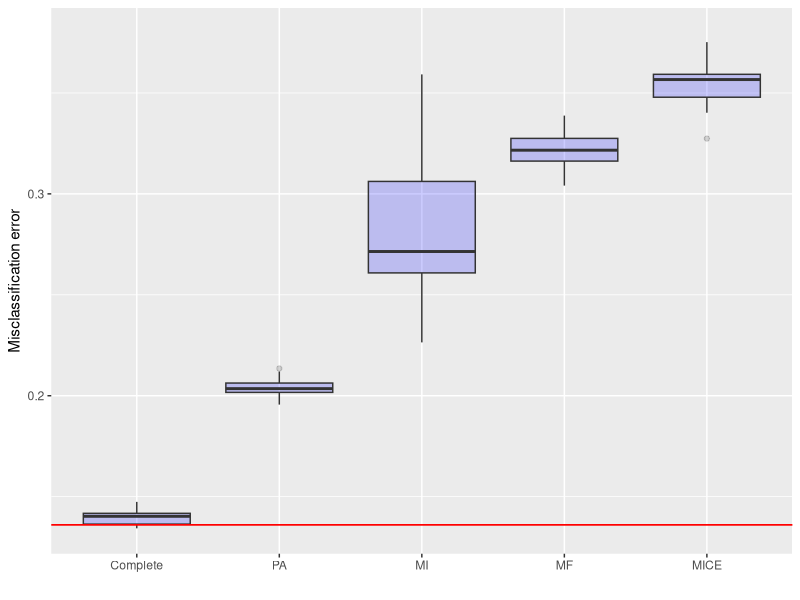
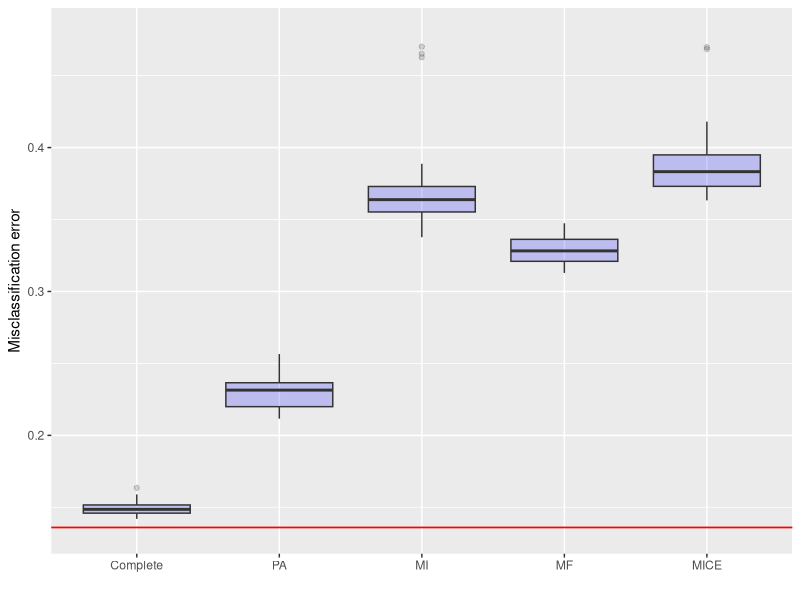

Generate these figures, in order, with R:
library(ggplot2)
library(tidyr)

### model 1, d = 10, lambda = 0
ER = data.frame('Complete' = c(0.1418, 0.1388, 0.1357, 0.1399, 0.1413, 0.1421, 0.1409, 0.1394, 0.1385,
                               0.1447, 0.1343, 0.1411, 0.1445, 0.1364, 0.1351, 0.1406, 0.1361, 0.1474,
                               0.1417, 0.1363),
                'PA' = c(0.1991, 0.2047, 0.2015, 0.212 , 0.2031, 0.2079, 0.2074, 0.2053, 0.2065,
                         0.2135, 0.2001, 0.1956, 0.202 , 0.2034, 0.1992, 0.2062, 0.2017, 0.2059,
                         0.2036, 0.2032),
                'MI' = c(0.2511, 0.2625, 0.2611, 0.3391, 0.2464, 0.2816, 0.3592, 0.2635, 0.2845,
                         0.2601, 0.3051, 0.2264, 0.273 , 0.258 , 0.2699, 0.289 , 0.3424, 0.3094,
                         0.2693, 0.3138),
                'MF' = c(0.3133, 0.3161, 0.3145, 0.3041, 0.3163, 0.3357, 0.3275, 0.3295, 0.3353,
                         0.3388, 0.3238, 0.3275, 0.3195, 0.3211, 0.3216, 0.3217, 0.3256, 0.324 ,
                         0.314 , 0.3188),
                'MICE' = c(0.3274, 0.3582, 0.3577, 0.3439, 0.3456, 0.3402, 0.3563, 0.3529, 0.3665,
                           0.3752, 0.3664, 0.3461, 0.3576, 0.3643, 0.3503, 0.3546, 0.3485, 0.3577,
                           0.357 , 0.3624))

df_long = ER %>%
  pivot_longer(cols = everything(), names_to = "Variable", values_to = "Value")
df_long$Variable = factor(df_long$Variable, levels = c('Complete','PA', 'MI', 'MF', 'MICE'))

ggplot(df_long, aes(x=Variable, y=Value)) + geom_boxplot(fill="blue", alpha=0.2) + 
  geom_hline(yintercept = 0.136, color = "red", size = 0.6) +
  xlab("") + ylab("Misclassification error") + scale_y_continuous(limits = c(0.134,0.38))



### model 1, d = 50, lambda = 0
ER = data.frame('Complete' = c(0.1471, 0.148 , 0.159 , 0.1515, 0.1488, 0.1512, 0.143 , 0.1501, 0.142 ,
                               0.146 , 0.1635, 0.1434, 0.1484, 0.1458, 0.1432, 0.1521, 0.1584, 0.1466,
                               0.1488, 0.1544),
                'PA' = c(0.2177, 0.2327, 0.2328, 0.2116, 0.2482, 0.2396, 0.2287, 0.234 , 0.2507,
                         0.2174, 0.2331, 0.2302, 0.2159, 0.2565, 0.2273, 0.2207, 0.2254, 0.2368,
                         0.2169, 0.2365),
                'MI' = c(0.3696, 0.4701, 0.3569, 0.3629, 0.3503, 0.3431, 0.3425, 0.3602, 0.3539,
                         0.3698, 0.38  , 0.3647, 0.4652, 0.3887, 0.3557, 0.3589, 0.3651, 0.4628,
                         0.3706, 0.3377),
                'MF' = c(0.3284, 0.3362, 0.3329, 0.3129, 0.3402, 0.3293, 0.34  , 0.3341, 0.3193,
                         0.3397, 0.3215, 0.316 , 0.3474, 0.3363, 0.324 , 0.3191, 0.328 , 0.3157,
                         0.3273, 0.3241),
                'MICE' = c(0.3691, 0.3901, 0.4698, 0.3847, 0.3633, 0.3754, 0.3685, 0.3942, 0.3807,
                           0.3824, 0.3841, 0.4684, 0.3702, 0.3793, 0.397 , 0.374 , 0.418 , 0.3671,
                           0.403 , 0.3911))

df_long = ER %>%
  pivot_longer(cols = everything(), names_to = "Variable", values_to = "Value")
df_long$Variable = factor(df_long$Variable, levels = c('Complete','PA', 'MI', 'MF', 'MICE'))

ggplot(df_long, aes(x=Variable, y=Value)) + geom_boxplot(fill="blue", alpha=0.2) + 
  geom_hline(yintercept = 0.136, color = "red", size = 0.6) +
  xlab("") + ylab("Misclassification error") + scale_y_continuous(limits = c(0.135,0.48))
